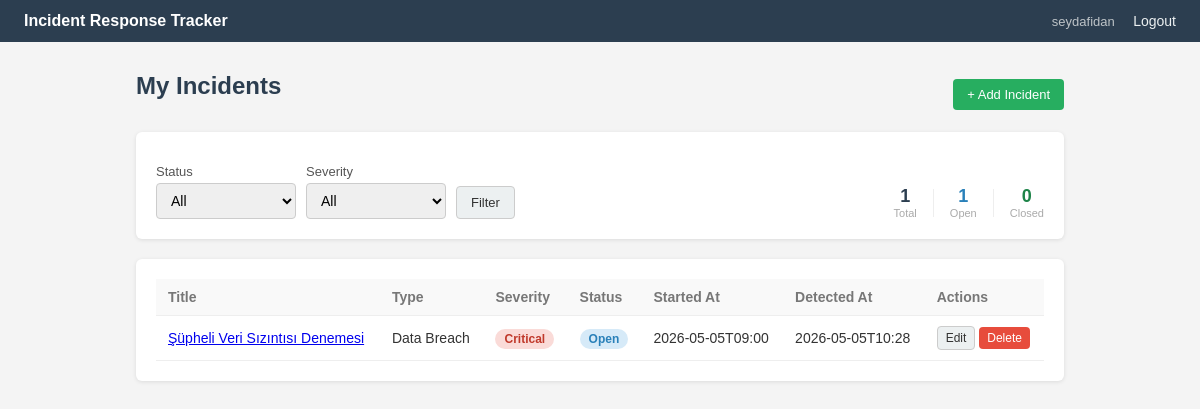
The app's page /dashboard (signed in) with its own data.
### tables this page shows
CREATE TABLE incidents (
    id INTEGER PRIMARY KEY AUTOINCREMENT,
    user_id INTEGER NOT NULL,
    title TEXT NOT NULL,
    incident_type TEXT NOT NULL,
    severity TEXT NOT NULL,
    started_at TEXT NOT NULL,
    detected_at TEXT NOT NULL,
    resolved_at TEXT,
    action_taken TEXT,
    status TEXT NOT NULL DEFAULT 'open',
    FOREIGN KEY (user_id) REFERENCES users(id)
);

### app.py (the view)
@app.route("/dashboard")
@login_required
def dashboard():
    status_filter = request.args.get("status", "all")
    severity_filter = request.args.get("severity", "all")
    conn = get_connection()
    query = "SELECT * FROM incidents WHERE user_id = ?"
    params = [session["user_id"]]
    if status_filter != "all":
        query += " AND status = ?"
        params.append(status_filter)
    if severity_filter != "all":
        query += " AND severity = ?"
        params.append(severity_filter)
    query += " ORDER BY detected_at DESC"
    incidents = conn.execute(query, params).fetchall()
    total = conn.execute("SELECT COUNT(*) FROM incidents WHERE user_id = ?", (session["user_id"],)).fetchone()[0]
    open_count = conn.execute("SELECT COUNT(*) FROM incidents WHERE user_id = ? AND status = 'open'", (session["user_id"],)).fetchone()[0]
    closed_count = conn.execute("SELECT COUNT(*) FROM incidents WHERE user_id = ? AND status = 'closed'", (session["user_id"],)).fetchone()[0]
    stats = {"total": total, "open": open_count, "closed": closed_count}
    conn.close()
    return render_template("dashboard.html", incidents=incidents,
                           status_filter=status_filter, severity_filter=severity_filter,
                           stats=stats)

### app.py (called while the page is built)
def login_required(f):
    @wraps(f)
    def wrapper(*args, **kwargs):
        if "user_id" not in session:
            return redirect(url_for("login"))
        return f(*args, **kwargs)
    return wrapper

### db.py (called while the page is built)
def get_connection():
    conn = sqlite3.connect(DB_PATH)
    conn.row_factory = sqlite3.Row
    return conn

### templates/dashboard.html (shortened to what this page needs)
{% extends "base.html" %}
{% block content %}
<div style="display: flex; justify-content: space-between; align-items: center; margin-bottom: 16px;">
    <h2>My Incidents</h2>
    <a href="{{ url_for('add_incident') }}" class="btn btn-primary">+ Add Incident</a>
</div>
<div class="card">
    <form method="GET" style="display: flex; gap: 10px; flex-wrap: wrap; align-items: flex-end; justify-content: space-between;">
        <div style="display: flex; gap: 10px; align-items: flex-end; flex-wrap: wrap;">
            <div>
                <label>Status</label>
                <select name="status" style="width: 140px;">
                    <option value="all" {% if status_filter == 'all' %}selected{% endif %}>All</option>
                </select>
            </div>
            <div>
                <label>Severity</label>
                <select name="severity" style="width: 140px;">
                    <option value="all" {% if severity_filter == 'all' %}selected{% endif %}>All</option>
                </select>
            </div>
            <button class="btn btn-secondary" type="submit">Filter</button>
        </div>
        <div style="display: flex; gap: 16px; align-items: center;">
            <div style="text-align: center;">
                <div style="font-size: 18px; font-weight: bold; color: #2c3e50;">{{ stats.total }}</div>
                <div style="font-size: 11px; color: #aaa;">Total</div>
            </div>
            <div style="text-align: center;">
                <div style="font-size: 18px; font-weight: bold; color: #2980b9;">{{ stats.open }}</div>
                <div style="font-size: 11px; color: #aaa;">Open</div>
            </div>
            <div style="text-align: center;">
                <div style="font-size: 18px; font-weight: bold; color: #1e8449;">{{ stats.closed }}</div>
                <div style="font-size: 11px; color: #aaa;">Closed</div>
            </div>
        </div>
    </form>
</div>
<div class="card">
    {% if incidents %}
    <table>
        <thead>
            <tr>
                <th>Title</th>
                <th>Type</th>
                <th>Severity</th>
                <th>Status</th>
                <th>Started At</th>
                <th>Detected At</th>
                <th>Actions</th>
            </tr>
        </thead>
        <tbody>
            {% for inc in incidents %}
            <tr>
                <td><a href="{{ url_for('incident_detail', incident_id=inc['id']) }}">{{ inc['title'] }}</a></td>
                <td>{{ inc['incident_type'] }}</td>
                <td><span class="badge badge-{{ inc['severity'] }}">{{ inc['severity'] | capitalize }}</span></td>
                <td><span class="badge badge-{{ inc['status'] }}">{{ inc['status'] | capitalize }}</span></td>
                <td>{{ inc['started_at'] }}</td>
                <td>{{ inc['detected_at'] }}</td>
                <td>
                    <a href="{{ url_for('edit_incident', incident_id=inc['id']) }}" class="btn btn-secondary" style="font-size: 12px; padding: 4px 8px;">Edit</a>
                    <form method="POST" action="{{ url_for('delete_incident', incident_id=inc['id']) }}" style="display: inline;" onsubmit="return confirm('Are you sure?')">
                        <button class="btn btn-danger" style="font-size: 12px; padding: 4px 8px;">Delete</button>
                    </form>
                </td>
            </tr>
            {% endfor %}
        </tbody>
    </table>
    {% else %}
    <p style="color: #888; text-align: center; padding: 20px;">No incidents yet. <a href="{{ url_for('add_incident') }}">Add one</a>.</p>
    {% endif %}
</div>
{% endblock %}

### templates/base.html (style rules this page uses)
* { box-sizing: border-box; margin: 0; padding: 0; }
body { font-family: Arial, sans-serif; background: #f4f4f4; color: #333; }
.card { background: white; border-radius: 6px; padding: 20px; margin-bottom: 20px; box-shadow: 0 1px 4px rgba(0,0,0,0.1); }
.btn { display: inline-block; padding: 8px 14px; border-radius: 4px; font-size: 13px; cursor: pointer; border: none; text-decoration: none; }
.btn-primary { background: #27ae60; color: white; }
.btn-danger { background: #e74c3c; color: white; }
.btn-secondary { background: #ecf0f1; color: #333; border: 1px solid #ccc; }
table { width: 100%; border-collapse: collapse; font-size: 14px; }
th, td { padding: 10px 12px; text-align: left; border-bottom: 1px solid #eee; }
th { color: #777; font-weight: 600; background: #f9f9f9; }
input, select, textarea { width: 100%; padding: 8px 10px; border: 1px solid #ccc; border-radius: 4px; font-size: 14px; margin-top: 4px; }
label { font-size: 13px; color: #555; display: block; margin-top: 12px; }
.badge { padding: 3px 9px; border-radius: 10px; font-size: 12px; font-weight: bold; }
.badge-open { background: #d6eaf8; color: #2980b9; }
.badge-critical { background: #fadbd8; color: #c0392b; }
h2 { margin-bottom: 16px; color: #2c3e50; }

### records on screen
incidents: title "Şüpheli Veri Sızıntısı Denemesi", incident_type "Data Breach", severity "Critical", status "Open", started_at "2026-05-05T09:00", detected_at "2026-05-05T10:28"

### other values on screen
{{ session.username }} "seydafidan"
{{ stats.total }} "1"
{{ stats.open }} "1"
{{ stats.closed }} "0"
